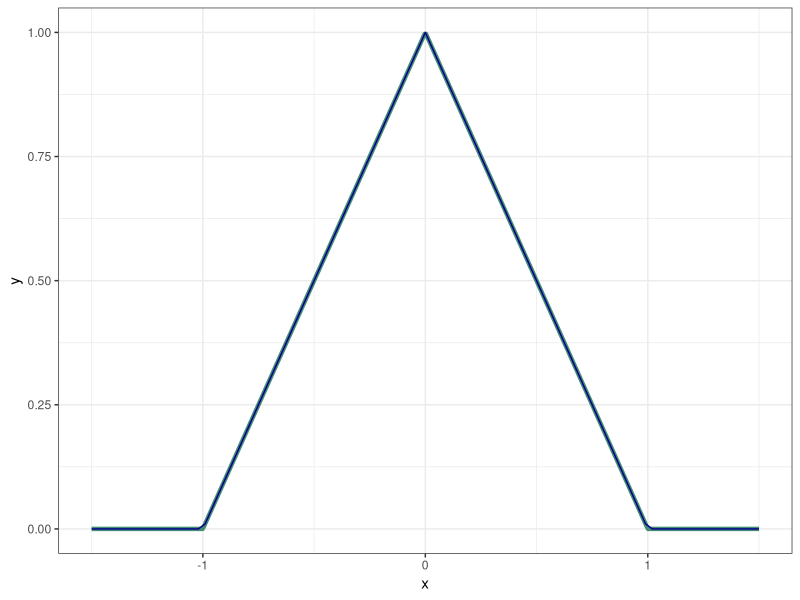
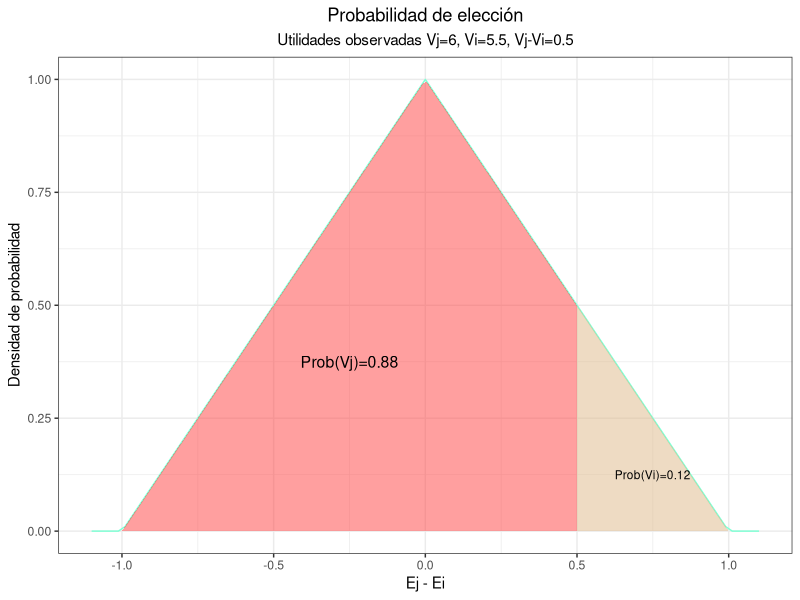

Generate these figures, in order, with R:
## ---- chunk 1
knitr::opts_chunk$set(echo = TRUE)

library(tidyverse)
## ---- chunk 2

f_den <- function(x, B=1){
  if(x>=-B & x<=0){
    y <- 1/B^2 *x +1/B
  }else if(x>0 & x<=B){
    y <- -1/B^2 *x +1/B
}else{
    y <- 0
}
  return(y)
}

fv_den <- Vectorize(f_den, "x")

f_dis <- function(x, B=1){
  if(x<(-1)*B){
    y <- 0}else if(x>=-B & x<=0){
    y <- (x+B)*(fv_den(x)/2)
  }else if(x>0 & x<=B){
    y <- 1- (B-x)*fv_den(x)/2
} else{
    y <- 0
}
  return(y)
}


x <- seq(-1.5, 1.5, length.out=500)
y <- sapply(x, f_den)

ggplot()+
  geom_line(aes(x,y), color="aquamarine4", , linewidth=1.5)+
  geom_function(fun = fv_den, color="blue4", linewidth=0.5)+
  xlim(-1.5, 1.5)+
  theme_bw()

## ---- chunk 3
decision <- function(Vj, Vi, B=1){
  Vji <- Vj-Vi
  PVj <- f_dis(Vji)
  PVi <- 1 - PVj #Declararlo para saber a cuánto equivale
  
#Centro horizontal del área sombreada y no sombreada
Centro_sombreada_h <- (-B +Vji)/2
Centro_nsombreada_h <- (Vji+B)/2

#Centro vertical del área sombreada y no sombreada
Centro_sombreada_v <- fv_den(Centro_sombreada_h)/2
Centro_nsombreada_v <- fv_den(Centro_nsombreada_h)/2

  ggplot()+
  geom_function(fun = fv_den, color="aquamarine", linewidth=0.5, xlim=c(-B-0.1, B+0.1))+
  stat_function(fun = fv_den, geom= "area", fill="brown1", alpha=0.5, xlim=c(-B, Vji))+ 
  stat_function(fun = fv_den, geom = "area", fill = "burlywood", alpha = 0.5, xlim = c(Vji, B))+
  
    geom_text(aes(x=Centro_sombreada_h, y=Centro_sombreada_v), label=paste0("Prob(Vj)=", round(PVj,2)), size=4)+
  geom_text(aes(x=Centro_nsombreada_h, y=Centro_nsombreada_v), label=paste0("Prob(Vi)=", round(PVi,2)), size=3)+
  labs(title="Probabilidad de elección", 
       subtitle = "Utilidades observadas Vj=6, Vi=5.5, Vj-Vi=0.5",
       x="Ej - Ei", 
       y= "Densidad de probabilidad")+
  theme_bw()+
    theme(plot.title = element_text(hjust = 0.5),
          plot.subtitle = element_text(hjust = 0.5))
  
  
}


decision(Vj=6, Vi=5.5)
